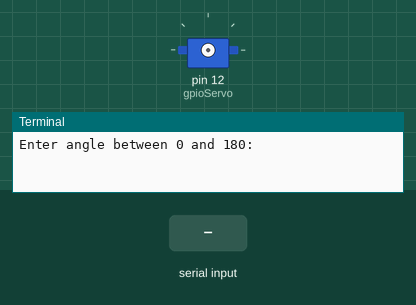
A program run on a simulated Raspberry Pi (header pin numbers). Parts: servo, the last lines printed to the terminal. Inputs (shaded band) come from the test bench. Servo angles are drawn from the pulse width (0.5 ms = 0°, 2.5 ms = 180°).

Above: at 1.2 s.
1.3 s: "5" typed at the terminal, then Enter
2.8 s: "90" typed at the terminal, then Enter
At 3.1 s:
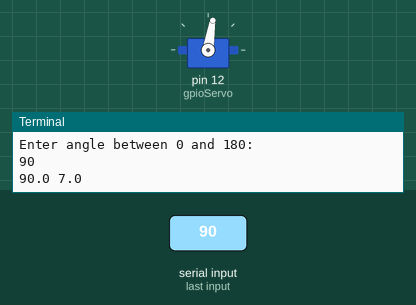
4.3 s: "200" typed at the terminal, then Enter
At 5.4 s:
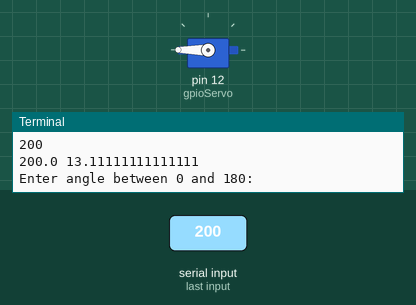
Timing chart, 0 to 7.3 s (numbered marks = the images above; inputs shaded):
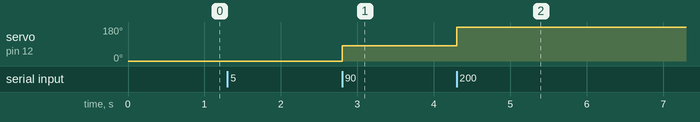

Measured:
- after the input at 2.8 s, servo on pin 12 (gpioServo): 0° → 81° at once
- after the input at 4.3 s, servo on pin 12 (gpioServo): 81° → 180° at once

The program:

servoAnglesTest.py
```python
import RPi.GPIO as GPIO
from time import sleep

GPIO.setmode(GPIO.BOARD)
# this must change accordingly and taking care that we dont mess w
# the pins in the sensehat

# servo1
#gpioServo = 11

# servo2
gpioServo = 12

GPIO.setup(gpioServo, GPIO.OUT)
servo1 = GPIO.PWM(gpioServo, 50)

servo1.start(0)

try:
    while True:
        # ask user for angle and turn servo to it
        angle = float(input('Enter angle between 0 and 180: '))
        dc = 2 + (angle / 18)
        print(angle, dc)
        servo1.ChangeDutyCycle(dc)
        sleep(0.5)
        servo1.ChangeDutyCycle(0)
except KeyboardInterrupt:
        # clean up things before leaving
        servo1.stop()
        GPIO.cleanup()
        print('Bye!')        
```
